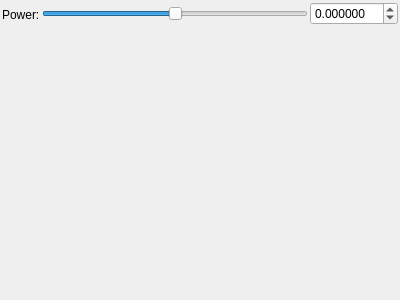
<?xml version="1.0" encoding="UTF-8"?>
<ui version="4.0">
 <class>Form</class>
 <widget class="QWidget" name="Form">
  <property name="geometry">
   <rect>
    <x>0</x>
    <y>0</y>
    <width>400</width>
    <height>300</height>
   </rect>
  </property>
  <property name="windowTitle">
   <string>Form</string>
  </property>
  <layout class="QVBoxLayout" name="verticalLayout">
   <property name="spacing">
    <number>2</number>
   </property>
   <property name="leftMargin">
    <number>2</number>
   </property>
   <property name="topMargin">
    <number>2</number>
   </property>
   <property name="rightMargin">
    <number>2</number>
   </property>
   <property name="bottomMargin">
    <number>2</number>
   </property>
   <item>
    <layout class="QGridLayout" name="gridLayout">
     <property name="spacing">
      <number>2</number>
     </property>
     <item row="0" column="2">
      <widget class="MyDoubleSpinBox" name="spinbox_power">
       <property name="sizePolicy">
        <sizepolicy hsizetype="Minimum" vsizetype="Maximum">
         <horstretch>0</horstretch>
         <verstretch>0</verstretch>
        </sizepolicy>
       </property>
       <property name="prefix">
        <string/>
       </property>
       <property name="suffix">
        <string/>
       </property>
       <property name="decimals">
        <number>6</number>
       </property>
       <property name="minimum">
        <double>-99.989999999999995</double>
       </property>
       <property name="maximum">
        <double>99.989999999999995</double>
       </property>
       <property name="singleStep">
        <double>0.100000000000000</double>
       </property>
      </widget>
     </item>
     <item row="0" column="1">
      <widget class="QSlider" name="slider_power">
       <property name="sizePolicy">
        <sizepolicy hsizetype="Expanding" vsizetype="Maximum">
         <horstretch>0</horstretch>
         <verstretch>0</verstretch>
        </sizepolicy>
       </property>
       <property name="minimum">
        <number>-10000000</number>
       </property>
       <property name="maximum">
        <number>10000000</number>
       </property>
       <property name="value">
        <number>0</number>
       </property>
       <property name="sliderPosition">
        <number>0</number>
       </property>
       <property name="orientation">
        <enum>Qt::Horizontal</enum>
       </property>
      </widget>
     </item>
     <item row="0" column="0" rowspan="2">
      <widget class="QLabel" name="label_108">
       <property name="text">
        <string>Power:</string>
       </property>
      </widget>
     </item>
    </layout>
   </item>
   <item>
    <spacer name="verticalSpacer">
     <property name="orientation">
      <enum>Qt::Vertical</enum>
     </property>
     <property name="sizeHint" stdset="0">
      <size>
       <width>20</width>
       <height>40</height>
      </size>
     </property>
    </spacer>
   </item>
  </layout>
 </widget>
 <customwidgets>
  <customwidget>
   <class>MyDoubleSpinBox</class>
   <extends>QDoubleSpinBox</extends>
   <header>mydoublespinbox.h</header>
  </customwidget>
 </customwidgets>
 <resources/>
 <connections/>
</ui>
